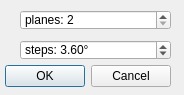
<?xml version="1.0" encoding="UTF-8"?>
<ui version="4.0">
 <class>QGMDialogFitEllipse</class>
 <widget class="QDialog" name="QGMDialogFitEllipse">
  <property name="geometry">
   <rect>
    <x>0</x>
    <y>0</y>
    <width>184</width>
    <height>95</height>
   </rect>
  </property>
  <property name="windowTitle">
   <string>Dialog</string>
  </property>
  <widget class="QDialogButtonBox" name="buttonBox">
   <property name="geometry">
    <rect>
     <x>0</x>
     <y>60</y>
     <width>171</width>
     <height>32</height>
    </rect>
   </property>
   <property name="orientation">
    <enum>Qt::Horizontal</enum>
   </property>
   <property name="standardButtons">
    <set>QDialogButtonBox::Cancel|QDialogButtonBox::Ok</set>
   </property>
  </widget>
  <widget class="QSpinBox" name="planesSpinBox">
   <property name="geometry">
    <rect>
     <x>20</x>
     <y>10</y>
     <width>151</width>
     <height>20</height>
    </rect>
   </property>
   <property name="maximumSize">
    <size>
     <width>16777215</width>
     <height>16777215</height>
    </size>
   </property>
   <property name="toolTip">
    <string>number of planes per fit</string>
   </property>
   <property name="prefix">
    <string>planes: </string>
   </property>
   <property name="minimum">
    <number>2</number>
   </property>
   <property name="maximum">
    <number>20</number>
   </property>
  </widget>
  <widget class="QDoubleSpinBox" name="stepSpinBox">
   <property name="geometry">
    <rect>
     <x>20</x>
     <y>40</y>
     <width>151</width>
     <height>20</height>
    </rect>
   </property>
   <property name="minimumSize">
    <size>
     <width>0</width>
     <height>0</height>
    </size>
   </property>
   <property name="toolTip">
    <string>angle to pitch cutting plane for each iteration</string>
   </property>
   <property name="prefix">
    <string>steps: </string>
   </property>
   <property name="suffix">
    <string>°</string>
   </property>
   <property name="minimum">
    <double>1.000000000000000</double>
   </property>
   <property name="maximum">
    <double>180.000000000000000</double>
   </property>
   <property name="singleStep">
    <double>0.100000000000000</double>
   </property>
   <property name="value">
    <double>3.600000000000000</double>
   </property>
  </widget>
 </widget>
 <resources/>
 <connections>
  <connection>
   <sender>buttonBox</sender>
   <signal>accepted()</signal>
   <receiver>QGMDialogFitEllipse</receiver>
   <slot>accept()</slot>
   <hints>
    <hint type="sourcelabel">
     <x>248</x>
     <y>254</y>
    </hint>
    <hint type="destinationlabel">
     <x>157</x>
     <y>274</y>
    </hint>
   </hints>
  </connection>
  <connection>
   <sender>buttonBox</sender>
   <signal>rejected()</signal>
   <receiver>QGMDialogFitEllipse</receiver>
   <slot>reject()</slot>
   <hints>
    <hint type="sourcelabel">
     <x>316</x>
     <y>260</y>
    </hint>
    <hint type="destinationlabel">
     <x>286</x>
     <y>274</y>
    </hint>
   </hints>
  </connection>
 </connections>
</ui>
